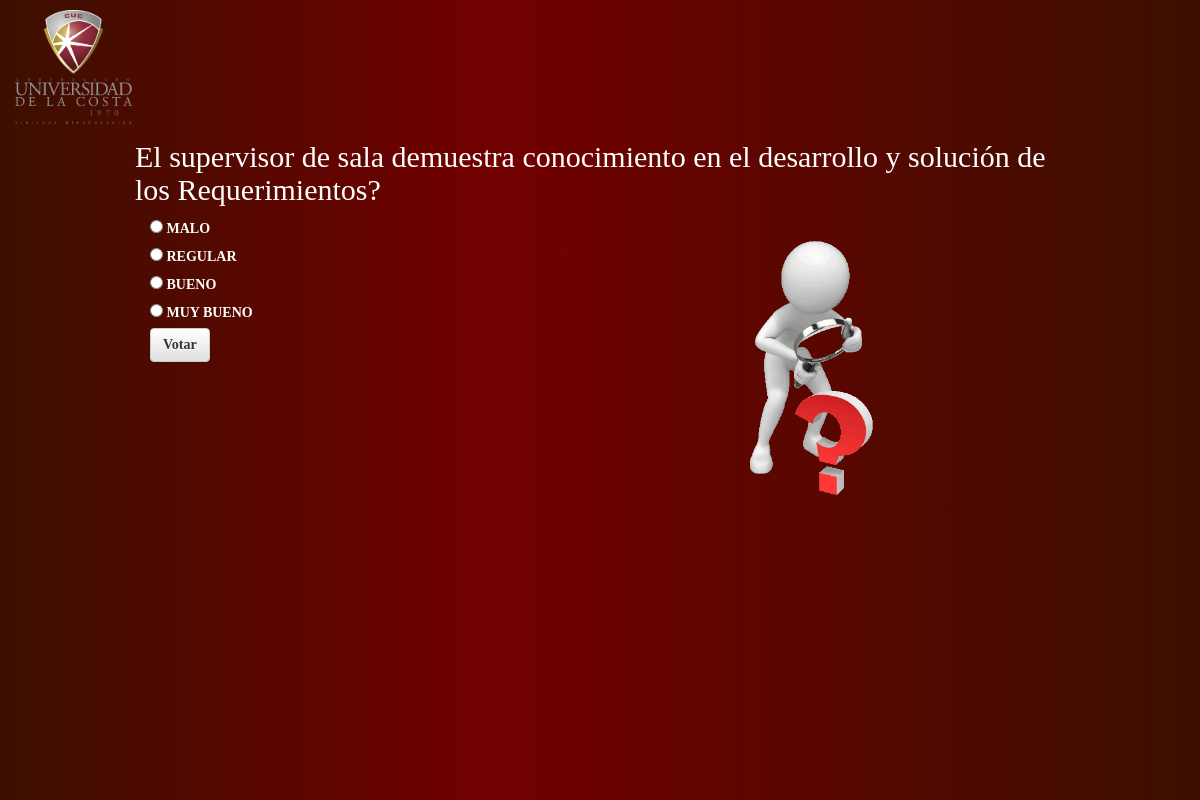
Screenshot of /encuesta/3/ with the database file from the repository.
### encuesta/models.py (models this page shows, shortened)
class Pregunta(models.Model):
    pregunta_titulo = models.CharField(max_length=200)
    fecha_pub = models.DateTimeField(auto_now_add=True)
    def Pregunta_reciente(self):
    	return self.fecha_pub >= timezone.now() - timedelta(days=1)
    Pregunta_reciente.admin_order_field = 'fecha_pub'
    Pregunta_reciente.boolean = True
    Pregunta_reciente.short_description = 'Pregunta Reciente?'

class Respuesta(models.Model):
    id_pregunta = models.ForeignKey(Pregunta, on_delete=models.CASCADE)
    respuesta_titulo = models.CharField(max_length=200)
    votos = models.IntegerField(default=0)

### encuesta/views.py (the view)
# urls.py: path('<int:pk>/', views.preguntasView.as_view(), name='preguntas'),
class preguntasView(generic.DetailView):
    model = Pregunta
    template_name = 'encuesta/preguntas.html'

### encuesta/templates/encuesta/preguntas.html (shortened to what this page needs)
{% extends 'base.html' %}
{% block container %}
<h2>{{ pregunta.pregunta_titulo }}</h2>
<form action="{% url 'encuesta:votar' pregunta.id %}" method="post" class="col-md-8">
{% for respuesta in pregunta.respuesta_set.all %}
    <input type="radio" name="choice" id="choice{{ forloop.counter }}" value="{{ respuesta.id }}" />
    <label for="choice{{ forloop.counter }}">{{ respuesta.respuesta_titulo }}</label><br />
{% endfor %}
<input type="submit" value="Votar" class="btn btn-default" />
</form>
<div id="div-pregunta"></div>
{% endblock container %}

### encuesta/static/encuesta/css/style.css (style rules this page uses)
body,html { margin: 0; padding: 0; overflow-y: hidden; }
body { background: rgb(107,0,1); background: -moz-linear-gradient(left, rgba(107,0,1,1) 0%, rgba(60,15,0,1) 0%, rgba(60,15,0,1) 0%, rgba(114,0,0,1) 41%, rgba(60,15,0,1) 100%, rgba(107,0,1,1) 100%, rgba(51,11,0,1) 100%, rgba(60,15,0,1) 100%); background: -webkit-linear-gradient(left, rgba(107,0,1,1) 0%,rgba(60,15,0,1) 0%,rgba(60,15,0,1) 0%,rgba(114,0,0,1) 41%,rgba(60,15,0,1) 100%,rgba(107,0,1,1) 100%,rgba(51,11,0,1) 100%,rgba(60,15,0,1) 100%); background: linear-gradient(to right, rgba(107,0,1,1) 0%,rgba(60,15,0,1) 0%,rgba(60,15,0,1) 0%,rgba(114,0,0,1) 41%,rgba(60,15,0,1) 100%,rgba(107,0,1,1) 100%,rgba(51,11,0,1) 100%,rgba(60,15,0,1) 100%); filter: progid:DXImageTransform.Microsoft.gradient( startColorstr='#6b0001', endColorstr='#3c0f00',GradientType=1 ); background-repeat: no-repeat; background-size: 100%; font-family: serif;; }
label,p,h1,h2 { color: white; }
.btn { font-weight: bold !important; }
#div-pregunta { height: 100%; background: transparent url("../imagenes/pregunta.gif") no-repeat; background-size:20%; background-position-x: 80%; }

### rows the page displays
Pregunta: pregunta_titulo "El supervisor de sala demuestra conocimiento en el desarrollo y solución de los Requerimientos?"
Respuesta: respuesta_titulo "MALO"
Respuesta: respuesta_titulo "REGULAR"
Respuesta: respuesta_titulo "BUENO"
Respuesta: respuesta_titulo "MUY BUENO"
